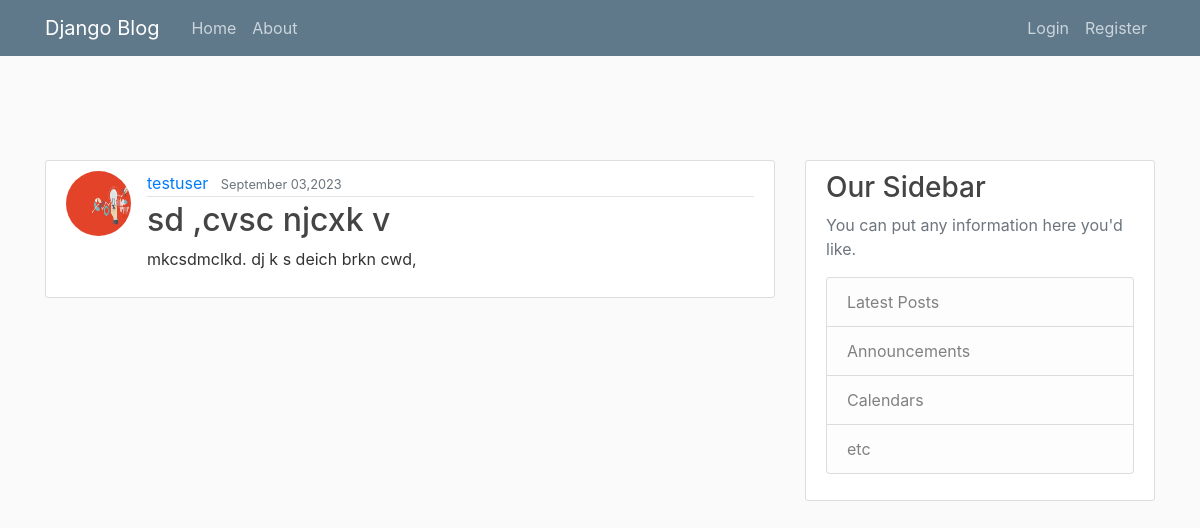
The page /post/13/ on the database its author committed.
### blog/models.py (models this page shows, shortened)
class post(models.Model):
    title=models.CharField(max_length=100)
    content=models.TextField()
    date_posted=models.DateTimeField(default=timezone.now)
    author=models.ForeignKey(User, on_delete=models.CASCADE)

### users/models.py (models this page shows, shortened)
class Profile(models.Model):
    user= models.OneToOneField(User,on_delete=models.CASCADE)
    image=models.ImageField(default='default.jpg',upload_to='profile_pics')

### blog/views.py (the view)
# urls.py: path('post/<int:pk>/',PostDetailView.as_view(),name='post-detail'),
class PostDetailView(DetailView):
    model= post

### templates/blog/post_detail.html (shortened to what this page needs)
{%extends "blog/base.html"%}
{%block content%}
    <article class="media content-section">
        <img class="rounded-circle article-img" src="{{object.author.profile.image.url}}">
        <div class="media-body">
          <div class="article-metadata">
            <a class="mr-2" href="{% url 'user-posts' post.author.username%} ">{{ object.author }}</a>
            <small class="text-muted">{{ object.date_posted|date:"F d,Y" }}</small>
          </div>
          <h2 class="article-title" >{{ object.title }}</h2>
          <p class="article-content">{{ object.content }}</p>
        </div>
    </article>
{%endblock content%}

### static/blog/main.css (style rules this page uses)
body { background: #fafafa; color: #333333; margin-top: 10rem; }
h1, h2, h3, h4, h5, h6 { color: #444444; }
.content-section { background: #ffffff; padding: 10px 20px; border: 1px solid #dddddd; border-radius: 3px; margin-bottom: 20px; }
.article-title { color: #444444; }
.article-content { white-space: pre-line; }
.article-img { height: 65px; width: 65px; margin-right: 16px; }
.article-metadata { padding-bottom: 1px; margin-bottom: 4px; border-bottom: 1px solid #e3e3e3 }

### rows shown on the page
post: author.profile.image (picture), author "testuser", date_posted "September 03,2023", title "sd ,cvsc njcxk v", content "mkcsdmclkd. dj k s deich brkn cwd,"
